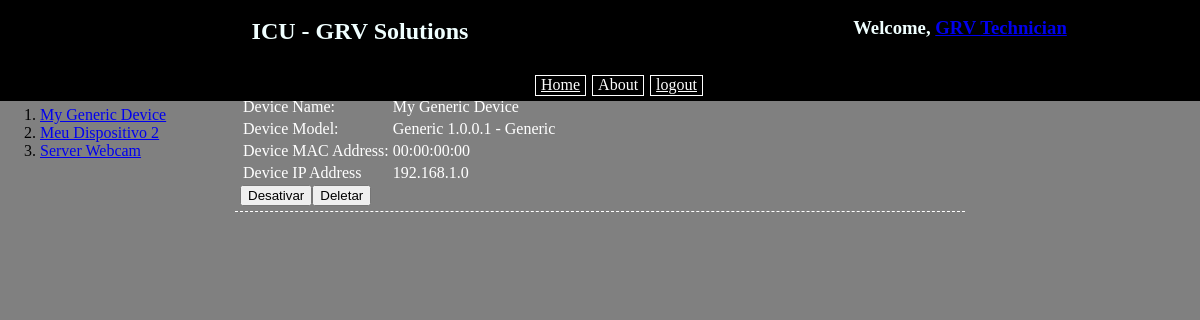
Screenshot of /icu/device/00000000/ (signed in) with the database file from the repository.
### icu/models.py (models this page shows, shortened)
class Profile(models.Model):
    user = models.OneToOneField(User, on_delete=models.CASCADE)
    first_name = models.TextField(max_length=30)
    last_name = models.TextField(max_length=80)
    email = models.EmailField()
    phone = models.TextField(max_length=20)

class Device(models.Model):
    device_model = models.ForeignKey(DeviceModel, on_delete=models.CASCADE, blank=False)
    mac_address = models.TextField(blank=False,unique=True,primary_key=True)
    ip_address = models.GenericIPAddressField(blank=False,unique=True)
    device_name = models.TextField(blank=True)
    slug = models.SlugField(blank=True)
    activeted = False

class DeviceModel(models.Model):
    device_type = models.ForeignKey(DeviceType,on_delete=models.CASCADE)
    device_model = models.TextField(max_length=120)
    def __str__(self):
        return str(self.device_model)

class DeviceType(models.Model):
    type_name = models.TextField(max_length=50)
    type_description = models.TextField(max_length=300)
    def __str__(self):
        return str(self.type_name)

### icu/views.py (the view)
# urls.py: url(r'^device/(?P<slug>[\w-]+)/$',views.DeviceDetails.as_view(),name='device_detail')
class DeviceDetails(LoginRequiredMixin, DetailView):
    model = models.Device
    template_name = 'icu/device_detail.html'
    fields = ['device_name','mac_address','ip_address','device_model']
    def get_object(self, queryset=None):
        device = get_object_or_404(models.Device,slug=self.kwargs['slug'])
        return device
    def get_context_data(self, **kwargs):
        context = super(DeviceDetails,self).get_context_data(**kwargs)
        context['all_devices'] = models.Device.objects.all()
        try:
            profile = models.Profile.objects.get(user=self.request.user)
            if profile:
                context['profile'] = profile
        except:
            pass
        return context

### icu/templates/icu/device_detail.html (shortened to what this page needs)
<!DOCTYPE html>
<html lang="en">
<head>
    {% load staticfiles %}
    <link type="text/css" rel="stylesheet" href="{% static "icu/dark.css" %}">
</head>
<body>
    <div class="upper_menu">
        <div>
            <div id="upper_title" ><br><H2>ICU - GRV Solutions</H2></div>
            <div id="upper_tools" ><br><h3>Welcome, {% if profile %}<a href="{% url 'icu:update_profile' profile.id %}">{{ profile.first_name  }} {{ profile.last_name }}</a>{% else %}<a href="{% url 'icu:create_profile' %}">{{ request.user }}</a>{% endif %}</h3></div>
        </div>
        <br>
        <div class="horizontal_menu" style="width: 100%">
            <ul class="horizontal_menu">
                <li class="horizontal_menu"><a class="horizontal_menu" href="{% url 'icu:index' %}">Home</a></li>
                <li class="horizontal_menu"><a class="horizontal_menu">About</a></li>
                <li class="horizontal_menu"><a class="horizontal_menu" href="{% url 'icu:logout' %}">logout</a></li>
            </ul>
        </div>
    </div>
        <div>
            <br />
            <br />
            <br />
            <br />
            <br />
        <div class="side_menu">
                <ol>{% for de in all_devices %}
                    <li><a href="{% url 'icu:device_detail' slug=de.slug %}" >{{ de.device_name }}</a></li>
                {% endfor %}
                </ol>
        </div>
        <div class="main_content">
            <table>
                <tr>
                    <td>Device Name:</td><td>{{ device.device_name }}</td>
                </tr>
                <tr>
                    <td>Device Model:</td><td>{{ device.device_model }} - {{ device.device_model.device_type }}</td>
                </tr>
                <tr>
                    <td>Device MAC Address:</td><td>{{ device.mac_address }}</td>
                </tr>
                <tr>
                    <td>Device IP Address</td><td>{{ device.ip_address }}</td>
                </tr>
            </table>
            <button>Desativar</button><button>Deletar</button>
        </div>
    </div>
</body>
</html>

### icu/static/icu/dark.css (style rules this page uses)
body { margin: 0; padding: 0; background: gray; font-family: Georgia, "Times New Roman", Times, serif; }
.upper_menu { background-color: black; color: azure; margin: 0; width: 100%; position: fixed; vertical-align: middle; margin-top: -20px; overflow: hidden; text-align: center; clear: both; }
.horizontal_menu { alignment: center; display: inline; list-style-type: none; }
.horizontal_menu a { display: inline-block; color: white; padding-right: 5px; border: 1px solid white ; padding-bottom: 1px; padding-left: 5px; margin-bottom: 5px; margin-right: 2px; }
.main_content { color: #FFF; padding-top: 5px; padding-right: 5px; padding-bottom: 5px; padding-left: 5px; font-family:Georgia, "Times New Roman", Times, serif; border-bottom: white dashed 1px; width: 60%; clear: top; margin: auto; }
.side_menu { float: left; width: 20%; height: auto; }
#upper_title { float: left; width: 60%; height: auto; }
#upper_tools { margin-left: 60%; width: 40%; height: auto; }

### rows the page displays
Profile: first_name "GRV", last_name "Technician"
Device: device_name "My Generic Device", device_model "Generic 1.0.0.1", device_model.device_type "Generic", mac_address "00:00:00:00", ip_address "192.168.1.0"
Device: device_name "Meu Dispositivo 2"
Device: device_name "Server Webcam"
